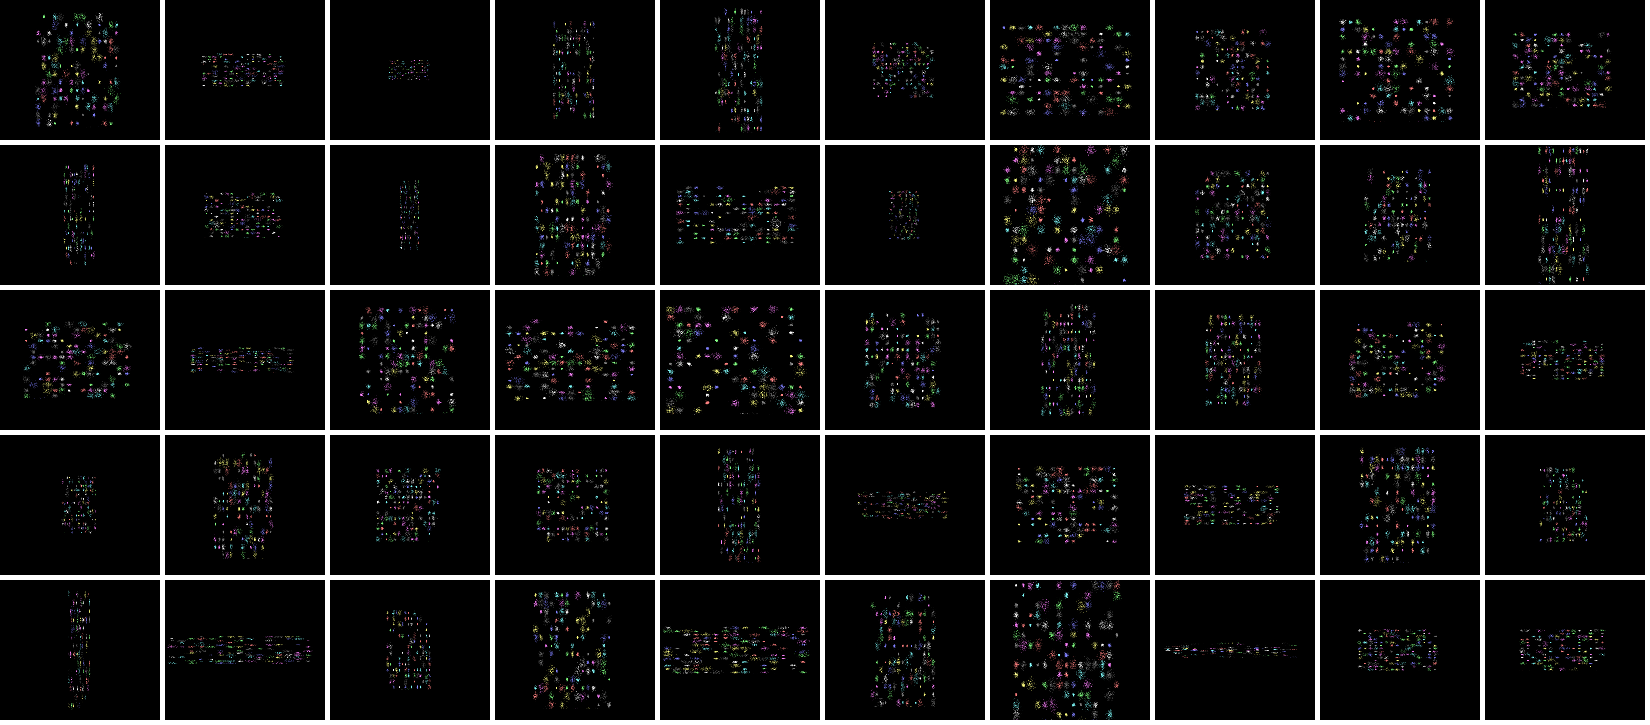

Write Python code to recreate this figure.
#import logging
#logging.getLogger("tensorflow").setLevel(logging.DEBUG)

import tensorflow as tf ; print('tensorflow',tf.__version__)
from tensorflow import keras
import numpy as np
import argparse
import os
import cv2
import datetime
import random

parser = argparse.ArgumentParser(formatter_class=argparse.ArgumentDefaultsHelpFormatter)
parser.add_argument('--log', help='log file',default='./log.train')
parser.add_argument('--sidex', help='QAM grid',default=1600, type=int)
parser.add_argument('--spacex', help='QAM grid',default=100, type=int)
parser.add_argument('--sidey', help='QAM grid',default=1400, type=int)
parser.add_argument('--spacey', help='QAM grid',default=100, type=int)
parser.add_argument('--net', help='network name',default='alt1')
parser.add_argument('--keras', help='keras model file',default='qamtest.keras')
parser.add_argument('--epochs', help='training epochs',default=1000000, type=int)
parser.add_argument('--batch', help='batch size',default=3, type=int)
parser.add_argument('--lr', help='learning rate',default=0.0001, type=float)
parser.add_argument('--dataset', help='dataset directory',default='./dataset')
parser.add_argument('--debug', help='verbose output',default=False, action='store_true')
args = parser.parse_args()
print(args)

# dynamically generate (data,label) examples
def generate_batch(args):
    d = np.zeros([args.batch,1400,1600,3]).astype(np.uint8)
    l = np.zeros([args.batch,14*16]).astype(np.float32)
    #grid=[(x,y) for x in range(-args.sidex//2,args.sidex//2,args.spacex) for y in range(-args.sidey//2,args.sidey//2,args.spacey)]
    grid=[(x+args.spacex//2,y+args.spacey//2) for x in range(0,args.sidex+args.spacex,args.spacex) for y in range(0,args.sidey+args.spacey,args.spacey)]
    # randomly render colored gaussian balls on grid
    for i in range(args.batch):
        for j in range(14*16):
            if np.random.randint(2):
                l[i,j]=1
                #scale=args.ballsize
                scale=np.random.random()*(30-5)+5
                xy=np.random.normal(loc=grid[j],scale=scale,size=[2000,2])
                color=tuple(random.choice([128,255]) for _ in range(3))
                #color=np.random.randint(128,256,size=3).astype(np.uint8)
                #color=[200,200,200]
                #print(i,j,'grid',grid[j],'color',color,'xy',xy)
                for (x,y) in xy:
                    if x>=0 and x<1600 and y>=0 and y<1400:
                        #print('color',color,'i',i,'j',j,'x',int(x),'y',int(y))
                        d[i,int(y),int(x)]=color
    # randomly stretch and center
    for i in range(args.batch):
        #fx=0.5+np.random.random()*0.5
        #fy=0.5+np.random.random()*0.5
        fx=(1-0.90)+np.random.random()*0.90
        fy=(1-0.90)+np.random.random()*0.90
        img=cv2.resize(d[i],dsize=(0,0),fx=fx,fy=fy,interpolation=cv2.INTER_LINEAR)
        d[i].fill(0)
        wy=img.shape[0]
        wx=img.shape[1]
        d[i,1400//2-wy//2:1400//2-wy//2+wy,1600//2-wx//2:1600//2-wx//2+wx,:]=img
    # display first sample in batch
    cv2.imshow('gallery', cv2.resize(d[0],dsize=(800,700),interpolation=cv2.INTER_LINEAR)) 
    cv2.waitKey(1)
    return (d,l)

border=5
h=140
w=160
col=10
row=5
args.batch=row*col
d,l=generate_batch(args)
img=np.zeros([(h+border)*row,(w+border)*col,3],dtype=np.uint8)
img.fill(255)
for i in range(d.shape[0]):
    img[(i//col)*(h+border):(i//col)*(h+border)+h,(i%col)*(w+border):(i%col)*(w+border)+w]=cv2.resize(d[i],dsize=(w,h),interpolation=cv2.INTER_LANCZOS4)
cv2.imshow('gallery',img)
cv2.imwrite('gallery.png',img)
#cv2.imshow('gallery', cv2.resize(d[0],dsize=(800,700),interpolation=cv2.INTER_AREA))
#cv2.imshow('gallery', d[0])
#v=np.concatenate([cv2.resize(x,dsize=(320,280),interpolation=cv2.INTER_AREA) for x in d],axis=1)
#cv2.imshow('gallery', v)
cv2.waitKey(0)
exit()


#print(args,file=open(args.log,'a'))

# Define the model architecture
if args.net=='alt1':
    def downsample(i,filters,nl=tf.nn.selu):
        u0 = keras.layers.Conv2D(filters, kernel_size=(3,3), strides=(1,1), activation=tf.nn.selu, padding='valid')(i)
        u1 = keras.layers.Conv2D(filters, kernel_size=(3,3), strides=(2,2), activation=tf.nn.selu, padding='valid')(u0)
        u2 = keras.layers.Conv2D(filters, kernel_size=(3,3), strides=(1,1), activation=nl, padding='valid')(u1)
        return u2

    def encoder(i):
        e0 = downsample(i,16)
        e1 = downsample(e0,32)
        e2 = downsample(e1,64)
        e3 = downsample(e2,128)
        e4 = downsample(e3,256)
        #e5 = downsample(e4,512,nl=None)
        e5 = downsample(e4,512)
        return e5

    in0 = keras.layers.Input(shape=(1400,1600,3))
    out = encoder(in0)
    enc_model = keras.Model(inputs=[in0], outputs=[out])
    x = enc_model(in0)
    d0 = keras.layers.Conv2D(16, kernel_size=(1,1), strides=(1,1), activation=tf.nn.selu, padding='valid')(x)
    d1 = keras.layers.Flatten()(d0)
    d2 = keras.layers.Dense(1000,activation=tf.nn.selu)(d1)
    d3 = keras.layers.Dense(1000,activation=tf.nn.selu)(d2)
    d4 = keras.layers.Dense(1000,activation=tf.nn.selu)(d3)
    d5 = keras.layers.Dense(1000,activation=tf.nn.selu)(d4)
    d6 = keras.layers.Dense(1000,activation=tf.nn.selu)(d5)
    #d7 = keras.layers.Dense(1000,activation=tf.nn.selu)(d6)
    #d3 = keras.layers.Dense(1000,activation=None)(d1)
    #d0 = keras.layers.Conv2D(8, kernel_size=(1,1), strides=(1,1), activation=tf.nn.selu, padding='valid')(x)
    #d1 = keras.layers.Flatten()(d0)
    #d2 = keras.layers.Dense(1000,activation=tf.nn.selu)(d1)
    #d3 = keras.layers.Dense(1000,activation=tf.nn.selu)(d2)
    y = keras.layers.Dense(14*16,activation=None)(d6)
    model = keras.Model(inputs=[in0], outputs=[y])

print(model.summary())

# dynamically generate (data,label) examples
def generate_batch(args):
    d = np.zeros([args.batch,1400,1600,3]).astype(np.uint8)
    l = np.zeros([args.batch,14*16]).astype(np.float32)
    #grid=[(x,y) for x in range(-args.sidex//2,args.sidex//2,args.spacex) for y in range(-args.sidey//2,args.sidey//2,args.spacey)]
    grid=[(x+args.spacex//2,y+args.spacey//2) for x in range(0,args.sidex+args.spacex,args.spacex) for y in range(0,args.sidey+args.spacey,args.spacey)]
    # randomly render colored gaussian balls on grid
    for i in range(args.batch):
        for j in range(14*16):
            if np.random.randint(2):
                l[i,j]=1
                xy=np.random.normal(loc=grid[j],scale=10.0,size=[1000,2])
                color=np.random.randint(128,256,size=3).astype(np.uint8)
                #color=[200,200,200]
                #print(i,j,'grid',grid[j],'color',color,'xy',xy)
                for (x,y) in xy:
                    if x>=0 and x<1600 and y>=0 and y<1400:
                        #print('color',color,'i',i,'j',j,'x',int(x),'y',int(y))
                        d[i,int(y),int(x)]=color
    # randomly stretch and center
    for i in range(args.batch):
        fx=0.5+np.random.random()*0.5
        fy=0.5+np.random.random()*0.5
        img=cv2.resize(d[i],dsize=(0,0),fx=fx,fy=fy,interpolation=cv2.INTER_LINEAR)
        d[i].fill(0)
        wy=img.shape[0]
        wx=img.shape[1]
        d[i,1400//2-wy//2:1400//2-wy//2+wy,1600//2-wx//2:1600//2-wx//2+wx,:]=img
    # display first sample in batch
    cv2.imshow('train', cv2.resize(d[0],dsize=(800,700),interpolation=cv2.INTER_LINEAR)) 
    cv2.waitKey(1)
    return (d/255.,l)

opt = tf.keras.optimizers.Adam(args.lr)
model.compile(optimizer=opt)
#loss=[]
#grad=[]
#pred=[]
i=0
while True:
    #print('weights',model.get_weights())
    (x,y)=generate_batch(args)
    with tf.GradientTape() as tape:
        logits=model(x)
        loss=tf.keras.losses.BinaryCrossentropy(from_logits=True)(y,logits)
        grads=tape.gradient(loss,model.trainable_weights)
        opt.apply_gradients(zip(grads,model.trainable_weights))
        grad=[np.linalg.norm(x) for x in grads]
        p=1/(1+np.exp(-logits)) # sigmoid
    #pred.append(p)
    if i%1==0:
        accuracy=np.mean(np.round(p)==np.round(y))
        #s=''
        #for c in y[0]:
        #    if c==0:
        #        s+='0'
        #    else:
        #        s+='1'
        #s+='\n'
        #print('label',s)
        np.set_printoptions(precision=4,suppress=True)
        #print('i {:6d} wall {} loss {:12.10f} grad {:12.10f} accuracy {:4.3f} lr {:8.6f} batch {:5d} p {} y {}'.format(i,datetime.datetime.now(),np.mean(loss),np.mean(grad),accuracy,args.lr,args.batch,p[0,0:5],y[0,0:5]))
        print('i {:6d} wall {} loss {:12.10f} grad {:12.10f} accuracy {:4.3f} p {} y {}'.format(i,datetime.datetime.now(),np.mean(loss),np.mean(grad),accuracy,p[0,0:5],y[0,0:5]))
        print('i {:6d} wall {} loss {:12.10f} grad {:12.10f} accuracy {:4.3f} p {} y {}'.format(i,datetime.datetime.now(),np.mean(loss),np.mean(grad),accuracy,p[0,0:5],y[0,0:5]),file=open(args.log,'a'))
    if i%100==0:
        model.save(args.keras)
    i+=1
        
    



#model.compile(optimizer='adam', loss=tf.keras.losses.BinaryCrossentropy(from_logits=True))
#model.fit(generate_batch(args),epochs=args.epochs,steps_per_epoch=100)
#model.save(args.keras)
